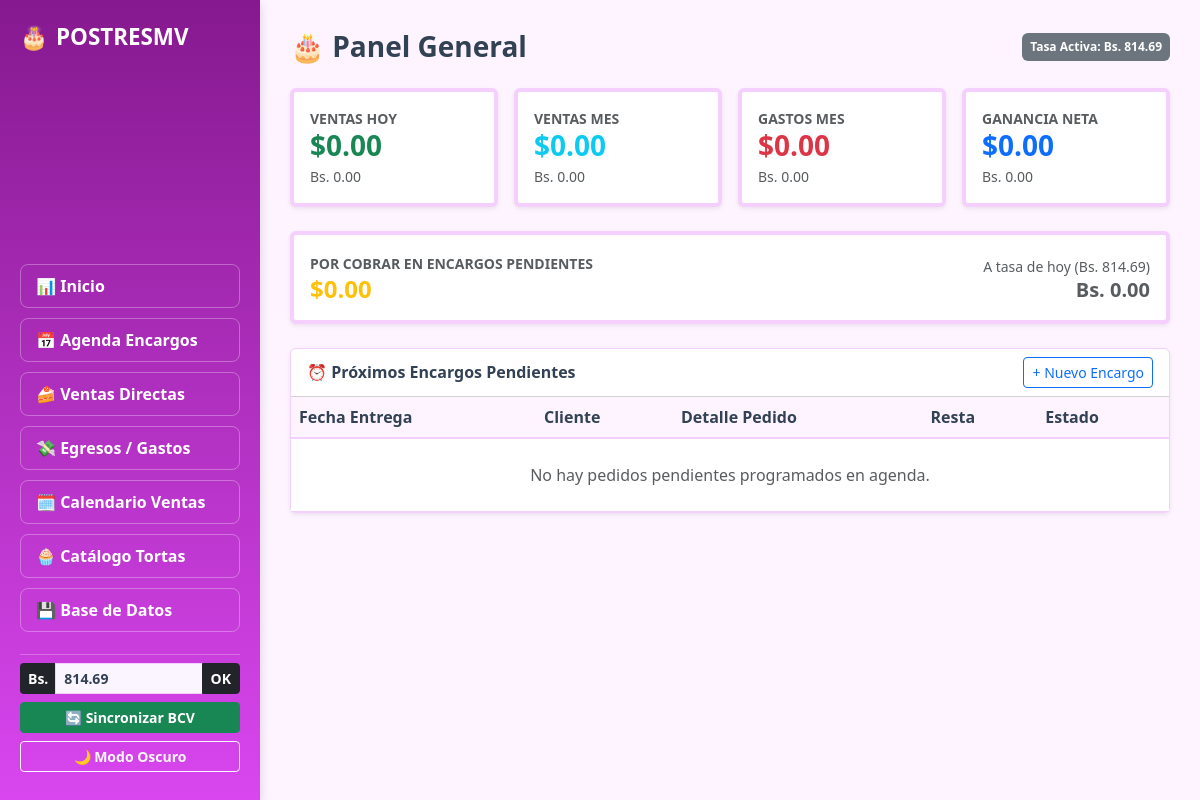
/dashboard, run on the app's committed database.
### tables this page shows
CREATE TABLE configuracion (
            clave TEXT PRIMARY KEY,
            valor REAL NOT NULL
        );

### app.py (the view)
@app.route('/')
@app.route('/dashboard')
def dashboard():
    conn = get_db_connection()
    tasa = obtener_tasa()
    pedidos_proximos = conn.execute('''
        SELECT * FROM agenda_pedidos
        WHERE estado != 'Entregado' AND estado != 'Cancelado'
        ORDER BY fecha_entrega ASC, hora_entrega ASC
    ''').fetchall()
    total_por_cobrar = conn.execute('''
        SELECT SUM(saldo_pendiente_usd) as total
        FROM agenda_pedidos
        WHERE estado != 'Entregado' AND estado != 'Cancelado'
    ''').fetchone()['total'] or 0.0
    ventas_hoy = conn.execute('''
        SELECT SUM(monto_usd) as total_usd, SUM(monto_bs) as total_bs
        FROM ventas
        WHERE DATE(fecha) = DATE('now')
    ''').fetchone()
    total_ventas_hoy_usd = ventas_hoy['total_usd'] or 0.0
    total_ventas_hoy_bs = ventas_hoy['total_bs'] or 0.0
    ventas_mes = conn.execute('''
        SELECT SUM(monto_usd) as total_usd, SUM(monto_bs) as total_bs
        FROM ventas
        WHERE strftime('%Y-%m', fecha) = strftime('%Y-%m', 'now')
    ''').fetchone()
    total_ventas_mes_usd = ventas_mes['total_usd'] or 0.0
    total_ventas_mes_bs = ventas_mes['total_bs'] or 0.0
    egresos_mes = conn.execute('''
        SELECT SUM(monto_usd) as total_usd, SUM(monto_bs) as total_bs
        FROM egresos
        WHERE strftime('%Y-%m', fecha) = strftime('%Y-%m', 'now')
    ''').fetchone()
    total_egresos_mes_usd = egresos_mes['total_usd'] or 0.0
    total_egresos_mes_bs = egresos_mes['total_bs'] or 0.0
    ganancia_neta_usd = total_ventas_mes_usd - total_egresos_mes_usd
    ganancia_neta_bs = total_ventas_mes_bs - total_egresos_mes_bs
    conn.close()
    return render_template('dashboard.html',
                           pedidos=pedidos_proximos,
                           por_cobrar=total_por_cobrar,
                           ventas_hoy_usd=total_ventas_hoy_usd,
                           ventas_hoy_bs=total_ventas_hoy_bs,
                           ventas_mes_usd=total_ventas_mes_usd,
                           ventas_mes_bs=total_ventas_mes_bs,
                           egresos_mes_usd=total_egresos_mes_usd,
                           egresos_mes_bs=total_egresos_mes_bs,
                           ganancia_neta_usd=ganancia_neta_usd,
                           ganancia_neta_bs=ganancia_neta_bs)

### app.py (called while the page is built)
def get_db_connection():
    conn = sqlite3.connect(DB_NAME)
    conn.row_factory = sqlite3.Row
    return conn

def obtener_tasa():
    conn = get_db_connection()
    tasa = conn.execute("SELECT valor FROM configuracion WHERE clave = 'tasa_dolar'").fetchone()
    conn.close()
    return float(tasa['valor']) if tasa else 50.0

@app.context_processor
def inject_global_data():
    return dict(tasa_dolar=obtener_tasa())

### templates/dashboard.html
{% extends "base.html" %}
{% block content %}
<div class="d-flex justify-content-between align-items-center mb-4">
    <h3 class="fw-bold m-0">🎂 Panel General</h3>
    <span class="badge bg-secondary p-2">Tasa Activa: Bs. {{ "%.2f"|format(tasa_dolar) }}</span>
</div>
<div class="row g-3 mb-4">
    <div class="col-md-3 col-6">
        <div class="card p-3 shadow-sm border-start border-4 border-success h-100">
            <span class="text-muted small fw-bold">VENTAS HOY</span>
            <h3 class="text-success fw-bold mb-1">${{ "%.2f"|format(ventas_hoy_usd) }}</h3>
            <span class="text-muted small">Bs. {{ "%.2f"|format(ventas_hoy_bs) }}</span>
        </div>
    </div>
    <div class="col-md-3 col-6">
        <div class="card p-3 shadow-sm border-start border-4 border-info h-100">
            <span class="text-muted small fw-bold">VENTAS MES</span>
            <h3 class="text-info fw-bold mb-1">${{ "%.2f"|format(ventas_mes_usd) }}</h3>
            <span class="text-muted small">Bs. {{ "%.2f"|format(ventas_mes_bs) }}</span>
        </div>
    </div>
    <div class="col-md-3 col-6">
        <div class="card p-3 shadow-sm border-start border-4 border-danger h-100">
            <span class="text-muted small fw-bold">GASTOS MES</span>
            <h3 class="text-danger fw-bold mb-1">${{ "%.2f"|format(egresos_mes_usd) }}</h3>
            <span class="text-muted small">Bs. {{ "%.2f"|format(egresos_mes_bs) }}</span>
        </div>
    </div>
    <div class="col-md-3 col-6">
        <div class="card p-3 shadow-sm border-start border-4 border-primary h-100">
            <span class="text-muted small fw-bold">GANANCIA NETA</span>
            <h3 class="{% if ganancia_neta_usd >= 0 %}text-primary{% else %}text-danger{% endif %} fw-bold mb-1">
                ${{ "%.2f"|format(ganancia_neta_usd) }}
            </h3>
            <span class="text-muted small">Bs. {{ "%.2f"|format(ganancia_neta_bs) }}</span>
        </div>
    </div>
</div>
<div class="card p-3 shadow-sm mb-4 border-start border-4 border-warning">
    <div class="d-flex justify-content-between align-items-center flex-wrap gap-2">
        <div>
            <span class="text-muted small fw-bold">POR COBRAR EN ENCARGOS PENDIENTES</span>
            <h4 class="text-warning fw-bold m-0">${{ "%.2f"|format(por_cobrar) }}</h4>
        </div>
        <div class="text-end">
            <span class="text-muted small">A tasa de hoy (Bs. {{ "%.2f"|format(tasa_dolar) }})</span>
            <h5 class="fw-bold text-muted m-0">Bs. {{ "%.2f"|format(por_cobrar * tasa_dolar) }}</h5>
        </div>
    </div>
</div>
<div class="card shadow-sm mb-4">
    <div class="card-header bg-transparent fw-bold d-flex justify-content-between align-items-center">
        <span>⏰ Próximos Encargos Pendientes</span>
        <a href="/agenda" class="btn btn-sm btn-outline-primary">+ Nuevo Encargo</a>
    </div>
    <div class="card-body p-0 table-responsive">
        <table class="table table-hover align-middle mb-0">
            <thead>
                <tr>
                    <th>Fecha Entrega</th>
                    <th>Cliente</th>
                    <th>Detalle Pedido</th>
                    <th>Resta</th>
                    <th>Estado</th>
                </tr>
            </thead>
            <tbody>
                {% for p in pedidos %}
                <tr>
                    <td>
                        <strong>{{ p.fecha_entrega }}</strong>
                        {% if p.hora_entrega %}<br><small class="text-muted">{{ p.hora_entrega }}</small>{% endif %}
                    </td>
                    <td>
                        {{ p.cliente_nombre }}
                        {% if p.cliente_telefono %}<br><small class="text-muted">{{ p.cliente_telefono }}</small>{% endif %}
                    </td>
                    <td>{{ p.descripcion_pedido }}</td>
                    <td class="text-danger fw-bold">${{ "%.2f"|format(p.saldo_pendiente_usd) }}</td>
                    <td><span class="badge bg-warning text-dark">{{ p.estado }}</span></td>
                </tr>
                {% else %}
                <tr>
                    <td colspan="5" class="text-center py-4 text-muted">No hay pedidos pendientes programados en agenda.</td>
                </tr>
                {% endfor %}
            </tbody>
        </table>
    </div>
</div>
{% endblock %}

### templates/base.html (shortened to what this page needs)
<!DOCTYPE html>
<html lang="es" data-bs-theme="light">
<head>
    <link href="https://cdn.jsdelivr.net/npm/bootstrap@5.3.0/dist/css/bootstrap.min.css" rel="stylesheet">
</head>
<body>
    <nav class="sidebar d-flex flex-column justify-content-between">
        <div class="d-flex justify-content-between align-items-center mb-lg-3 pb-lg-3 border-bottom-lg">
            <a class="sidebar-brand d-flex align-items-center gap-2 m-0" href="/dashboard">
                <span>🎂</span> <span>POSTRESMV</span>
            </a>
        </div>
        <div class="collapse d-lg-block mt-3 mt-lg-0" id="menuColapsable">
            <div class="d-flex flex-column gap-1 mb-3">
                <a class="nav-btn" href="/dashboard">📊 Inicio</a>
                <a class="nav-btn" href="/agenda">📅 Agenda Encargos</a>
                <a class="nav-btn" href="/ventas">🍰 Ventas Directas</a>
                <a class="nav-btn" href="/egresos">💸 Egresos / Gastos</a>
                <a class="nav-btn" href="/calendario">🗓️ Calendario Ventas</a>
                <a class="nav-btn" href="/productos">🧁 Catálogo Tortas</a>
                <a class="nav-btn" href="/basededatos">💾 Base de Datos</a>
            </div>
            <div class="pt-2 border-top border-light border-opacity-25">
                <form action="/actualizar_tasa" method="POST" class="mb-2">
                    <div class="input-group input-group-sm mb-2">
                        <span class="input-group-text bg-dark text-white border-0 fw-bold">Bs.</span>
                        <input type="number" step="0.01" name="tasa_dolar" class="form-control fw-bold" value="{{ "%.2f"|format(tasa_dolar) }}" required>
                        <button class="btn btn-dark fw-bold" type="submit">OK</button>
                    </div>
                </form>
                <div class="d-grid gap-2 mb-2">
                    <a href="/sincronizar_tasa" class="btn btn-sm btn-success fw-bold">🔄 Sincronizar BCV</a>
                    <button id="btn-theme" class="btn btn-outline-light btn-sm fw-bold" type="button">🌙 Modo Oscuro</button>
                </div>
            </div>
        </div>
    </nav>
    <div class="main-content">
        {% block content %}{% endblock %}
    </div>
</body>
</html>

### templates/base.html (style rules this page uses)
:root { --color-main: #D946EF; --color-dark: #86198F; --color-bg: #FDF4FF; --color-card: #FFFFFF; --color-box-inner: #F8E8F8; --color-input: #FAF5FF; --color-text-main: #334155; --color-text-sec: #64748B; --color-border: #F5D0FE; --color-success: #16A34A; --color-warning: #F59E0B; --color-info: #0284C7; --color-danger: #DC2626; }
body { background-color: var(--color-bg); color: var(--color-text-main); transition: background-color 0.3s ease; }
@media (min-width: 992px) { body { display: flex; min-height: 100vh; margin: 0; } }
@media (min-width: 992px) { .sidebar { width: 260px; position: fixed; top: 0; left: 0; height: 100vh; z-index: 1000; overflow-y: auto; } }
@media (min-width: 992px) { .main-content { margin-left: 260px; width: calc(100% - 260px); padding: 30px; } }
.sidebar { background: linear-gradient(180deg, var(--color-dark), var(--color-main)) !important; color: #ffffff !important; padding: 20px; box-shadow: 0 4px 10px rgba(0,0,0,0.15); }
.sidebar-brand { font-size: 1.4rem; font-weight: bold; color: #ffffff !important; text-decoration: none; }
.nav-btn { color: #ffffff !important; border: 1.5px solid rgba(255, 255, 255, 0.3); border-radius: 8px; padding: 9px 15px !important; margin-bottom: 6px; transition: all 0.3s ease; display: block; text-align: left; font-weight: bold; text-decoration: none; }
.card, .modal-content { background-color: var(--color-card) !important; border-color: var(--color-border) !important; color: var(--color-text-main) !important; }
.form-control, .form-select, input[type="date"], input[type="time"] { background-color: var(--color-input) !important; border-color: var(--color-border) !important; color: var(--color-text-main) !important; }
.table th { background-color: var(--color-bg); color: var(--color-text-main); border-bottom: 2px solid var(--color-border); }
.table td { background-color: var(--color-card); color: var(--color-text-main); border-color: var(--color-border); }

### data on the page
configuracion: tasa_dolar "814.69", valor "814.69", por_cobrar*tasa_dolar "0.00"

### other printed values
{{ "%.2f"|format(ventas_hoy_usd) }} "0.00"
{{ "%.2f"|format(ventas_hoy_bs) }} "0.00"
{{ "%.2f"|format(ventas_mes_usd) }} "0.00"
{{ "%.2f"|format(ventas_mes_bs) }} "0.00"
{{ "%.2f"|format(egresos_mes_usd) }} "0.00"
{{ "%.2f"|format(egresos_mes_bs) }} "0.00"
{{ "%.2f"|format(ganancia_neta_usd) }} "0.00"
{{ "%.2f"|format(ganancia_neta_bs) }} "0.00"
{{ "%.2f"|format(por_cobrar) }} "0.00"
